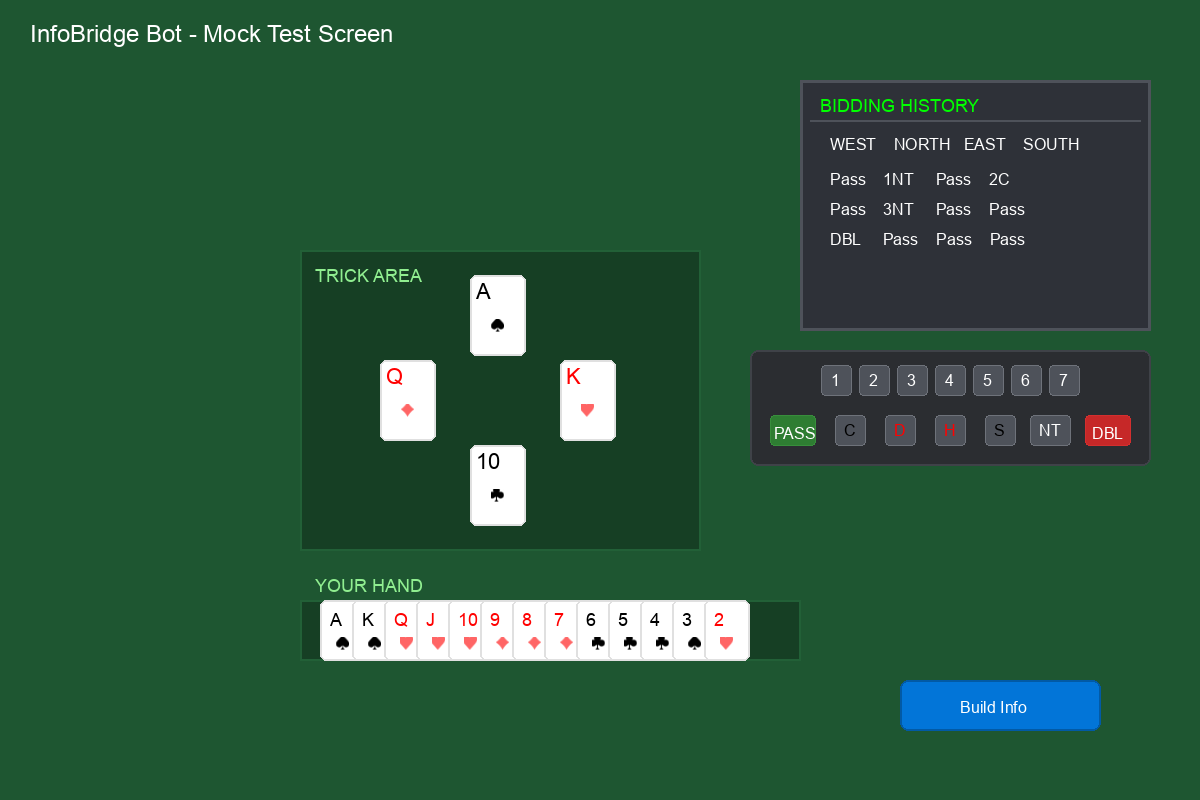
#> input picture sample_board.png, 1200 x 800 px, found by its file name; its folder holds 5 pictures in this run
$ python test_bidding_hint.py
#> lines starting #> are read from the running program, lines starting #| are printed output that depends on the picture
### analyzer.py
#!/usr/bin/env python3
"""
Card & Bid Analyzer for Bridge Bot.
Uses OpenCV and PyTesseract to extract information from captured screen regions.
"""

import os
import re
import cv2
import numpy as np
import pytesseract
from PIL import Image

try:
    from paddle_ocr import ocr_text as paddle_ocr_text, ocr_with_positions as paddle_ocr_positions
    HAS_PADDLE = True
except ImportError:
    HAS_PADDLE = False

class BridgeAnalyzer:
    _DIRECTION_MAP = {"SOUTH": "S", "NORTH": "N", "EAST": "E", "WEST": "W"}

    def __init__(self, templates_dir="templates", verbose=False):
        self.templates_dir = templates_dir
        self.suit_templates = {}
        self.verbose = verbose
        self.load_templates()

    def load_templates(self):
        if not os.path.exists(self.templates_dir):
            return

        for suit in ["spade", "heart", "diamond", "club"]:
            path = os.path.join(self.templates_dir, f"{suit}.png")
            if os.path.exists(path):
                self.suit_templates[suit] = cv2.imread(path, cv2.IMREAD_GRAYSCALE)

        self.bid_suit_templates = {}
        for suit in ["spade", "heart", "diamond", "club"]:
            path = os.path.join(self.templates_dir, f"bid_{suit}.png")
            if os.path.exists(path):
                self.bid_suit_templates[suit] = cv2.imread(path, cv2.IMREAD_GRAYSCALE)

        if self.suit_templates and self.verbose:
            print(f"Loaded {len(self.suit_templates)} suit templates.")

    # [333 lines left out: functions preprocess_for_ocr, clean_header_text, standardize_bid, extract_bids, correct_bid_sequence, calibrate_bid_input_roi, not called in this run]

    def extract_bids_with_bboxes(self, bidding_img, fx=4.0):
        results = self._extract_bids_structured(bidding_img, fx=fx, with_bboxes=True)
        return self.correct_bid_sequence(results)

    # [1764 lines left out: functions extract_bidding_hint, _extract_bids_structured, _extract_bids_paddle, detect_bidding_headers, classify_suit_by_color_shape, classify_suit_template_matching and 13 more, not called in this run]

    def locate_ui_text_button(self, ui_img, target_text, ui_roi, fx=2.0, thresh_val=127, max_y=None):
        """
        Runs OCR on the UI image to find a specific text button (e.g. "1", "NT").
        Returns the absolute screen coordinates (x, y) of the text's center,
        or None if not found.
        """
        import csv
        import re
        from io import StringIO

        if max_y is not None:
            max_y_rel = int(max_y - ui_roi["y"])
            if 0 < max_y_rel < ui_img.shape[0]:
                ui_img = ui_img[0:max_y_rel, :]

        if HAS_PADDLE:
            try:
                positions = paddle_ocr_positions(ui_img, min_confidence=0.3)
                for text, cx, cy, w, h in positions:
                    cleaned = re.sub(r'[^a-zA-Z0-9]', '', text)
                    if cleaned.upper() == target_text.upper() or text.upper() == target_text.upper():
                        img_h = ui_img.shape[0]
                        ratio = cy / img_h
                        if 0.3 <= ratio <= 0.95:
                            gx = int(ui_roi["x"] + cx)
                            gy = int(ui_roi["y"] + cy)
                            if self.verbose:
                                print(f"🔍 locate_ui_text_button: Found '{target_text}' via PaddleOCR at ({gx}, {gy})")
                            return (gx, gy)
            except Exception as e:
                if self.verbose:
                    print(f"PaddleOCR button search failed, falling back to Tesseract: {e}")

        # Try with multiple configurations (PSM modes and threshold configurations)
        configs = [
            {"psm": 6, "thresh": thresh_val},
            {"psm": 11, "thresh": thresh_val},
            {"psm": 6, "thresh": "otsu"},
            {"psm": 11, "thresh": None}
        ]

        for cfg in configs:
            psm_val = cfg["psm"]
            t_val = cfg["thresh"]

            processed = self.preprocess_for_ocr(ui_img, fx=fx, thresh_val=t_val)
            data_str = pytesseract.image_to_data(processed, config=f"--psm {psm_val}", output_type=pytesseract.Output.STRING)

            f = StringIO(data_str)
            reader = csv.reader(f, delimiter='\t')

            try:
                header = next(reader)
                left_idx = header.index('left')
                top_idx = header.index('top')
                width_idx = header.index('width')
                height_idx = header.index('height')
                text_idx = header.index('text')
            except (StopIteration, ValueError):
                continue

            matches = []
            for row in reader:
                if len(row) <= text_idx:
                    continue
                text = row[text_idx].strip()
                if not text:
                    continue

                # Clean text to handle potential punctuation artifacts from button borders (e.g. "4)" -> "4")
                cleaned_text = re.sub(r'[^a-zA-Z0-9]', '', text)

                if cleaned_text.upper() == target_text.upper() or text.upper() == target_text.upper():
                    left = int(row[left_idx])
                    top = int(row[top_idx])
                    width = int(row[width_idx])
                    height = int(row[height_idx])

                    # Center relative to scaled image
                    rx = (left + width / 2) / fx
                    ry = (top + height / 2) / fx

                    # Global screen coordinates
                    gx = int(ui_roi["x"] + rx)
                    gy = int(ui_roi["y"] + ry)

                    matches.append({"x": gx, "y": gy, "text": text, "top_rel": ry})

            if matches:
                # Sort matches by top_rel descending (pick the one lower down on screen, i.e., in the bidding panel)
                ui_h = ui_img.shape[0]
                valid_matches = []
                for m in matches:
                    ratio = m["top_rel"] / ui_h
                    # Bidding panel is usually between 30% and 95% from the top of the cropped UI
                    if 0.3 <= ratio <= 0.95:
                        valid_matches.append(m)

                if valid_matches:
                    valid_matches.sort(key=lambda m: m["top_rel"], reverse=True)
                    best_match = valid_matches[0]
                else:
                    best_match = matches[0]

                if self.verbose:
                    print(f"🔍 locate_ui_text_button: Found '{target_text}' at global ({best_match['x']}, {best_match['y']}) using config psm={psm_val}, thresh={t_val}")
                return (best_match["x"], best_match["y"])

        if self.verbose:
            print(f"🔍 locate_ui_text_button: No match for '{target_text}' after trying all configs.")
        return None

# [3 lines that do not run on import are left out]

### scratch/test_bidding_hint.py
#!/usr/bin/env python3
"""
Test Script for Bidding Hint Automation.
Verifies that locate_ui_text_button correctly identifies level digits and the "NT" button
on the mock board image, and validates offset calculation correctness.
"""

import os
import cv2
import sys

# Add parent directory to path so we can import modules
sys.path.append(os.path.abspath(os.path.join(os.path.dirname(__file__), "..")))

from analyzer import BridgeAnalyzer

def test_bidding_hint_detection():
    print("====================================================")
    print("         TESTING BIDDING HINT DETECTION             ")
    print("====================================================")

    # 1. Load sample_board.png
    img_path = "sample_board.png"
    if not os.path.exists(img_path):
        print(f"❌ Error: {img_path} not found. Generate it first.")
        sys.exit(1)

    img = cv2.imread(img_path)
#> img is the input picture: shape (800, 1200, 3); mean B, G, R 60.4, 87.4, 42.8
    print(f"Loaded {img_path} ({img.shape[1]}x{img.shape[0]})")
#| Loaded sample_board.png (1200x800)

    # 2. Define mock ui_roi covering the entire image (so top-left is 0,0)
    ui_roi = {
        "x": 0,
        "y": 0,
        "width": img.shape[1],
        "height": img.shape[0]
    }

    analyzer = BridgeAnalyzer(verbose=True)

    # 3. Test Level Button Detection
    print("\n--- Testing Level Buttons '1'-'7' ---")
    for lvl in ["1", "2", "3", "4", "5", "6", "7"]:
        coords = analyzer.locate_ui_text_button(img, lvl, ui_roi, max_y=600)
        if coords:
            print(f"✅ Found level '{lvl}' at global coordinates: {coords}")
        else:
            print(f"❌ Failed to locate level button '{lvl}'")
#> this loop made 1 pass
#> pass 1, in locate_ui_text_button, `ui_img = ui_img[0:max_y_rel, :]`:
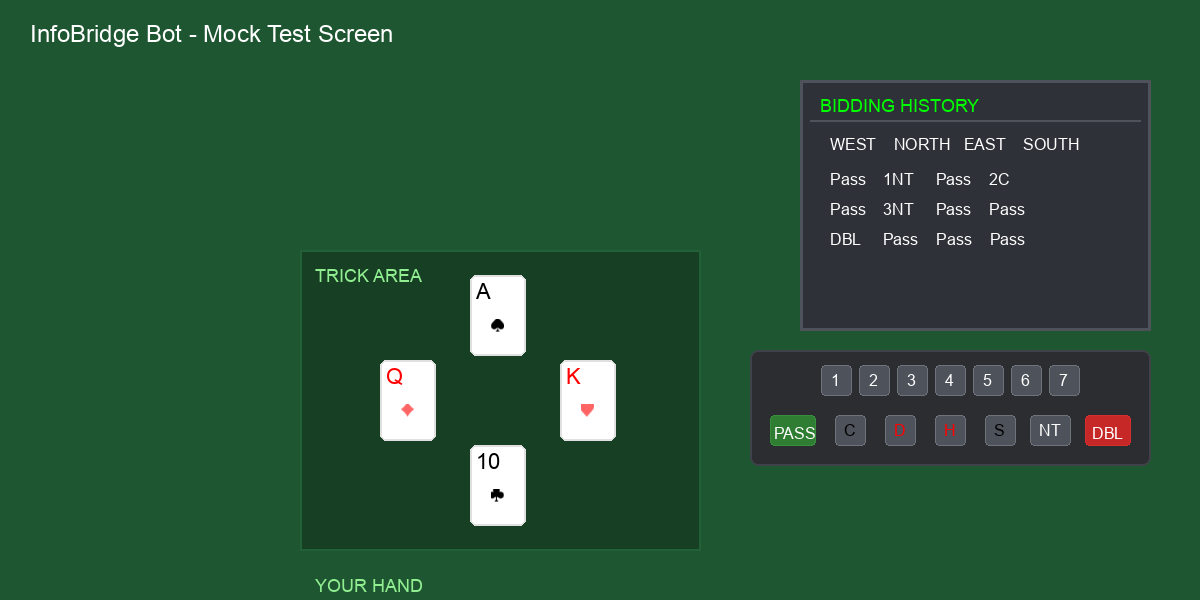
#> ui_img: shape (600, 1200, 3); mean of channels 0, 1, 2 55.2, 82.2, 39.7; drawn as B, G, R

    # 4. Test Special Button Detection
    print("\n--- Testing Special Buttons 'PASS' and 'DBL' ---")
    for spec in ["PASS", "DBL"]:
        coords = analyzer.locate_ui_text_button(img, spec, ui_roi, max_y=600)
        if coords:
            print(f"✅ Found special button '{spec}' at global coordinates: {coords}")
        else:
            print(f"❌ Failed to locate special button '{spec}'")

    # 5. Test NT Button Detection & Suit Coordinate Interpolation
    print("\n--- Testing NT Button & Suit Offset Interpolation ---")
    nt_coords = analyzer.locate_ui_text_button(img, "NT", ui_roi, max_y=600)
    if nt_coords:
        nx, ny = nt_coords
        print(f"✅ Found NT button at: {nt_coords}")

        # Test suit offsets
        suit_offsets = {
            "NT": 0,
            "S": -50,
            "H": -100,
            "D": -150,
            "C": -200
        }

        for suit, offset in suit_offsets.items():
            tx, ty = nx + offset, ny
            print(f"👉 Target coordinate for suit '{suit}' (offset={offset}): ({tx}, {ty})")

            # Verify coordinates are roughly aligned with the drawn suit buttons in generate_mock.py
            # Club target x: 850
            # Diamond target x: 900
            # Heart target x: 950
            # Spade target x: 1000
            # NT target x: 1050
            expected_x = 1050 + offset
            expected_y = 430

            # Check proximity (within 10 pixels vertically and horizontally)
            dx = abs(tx - expected_x)
            dy = abs(ty - expected_y)
            if dx <= 10 and dy <= 10:
                print(f"   ✅ Offset Coordinate matches expected center ({expected_x}, {expected_y}) within margin (dx={dx}, dy={dy})")
            else:
                print(f"   ❌ Offset Coordinate deviates from expected center ({expected_x}, {expected_y}): dx={dx}, dy={dy}")
    else:
        print("❌ Failed to locate NT button")

    print("\n====================================================")
    print("Test execution complete.")
    print("====================================================")

if __name__ == "__main__":
    test_bidding_hint_detection()
#> (the call stopped at in locate_ui_text_button, `positions = paddle_ocr_positions(ui_img, min_confidence=0.3)`: paddle_ocr is not available in this run)
